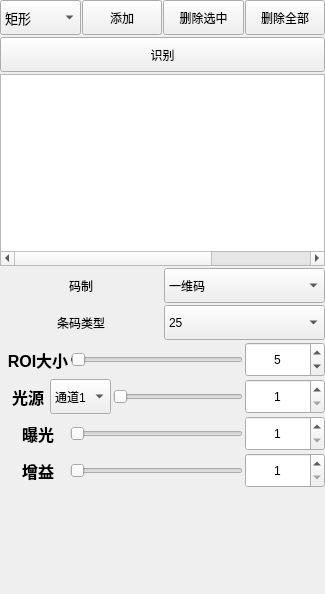
        <widget class="QWidget" name="tab_3">
         <attribute name="title">
          <string>相机扫码</string>
         </attribute>
         <layout class="QGridLayout" name="gridLayout_7" rowstretch="0,1,0,0">
          <property name="leftMargin">
           <number>0</number>
          </property>
          <property name="topMargin">
           <number>0</number>
          </property>
          <property name="rightMargin">
           <number>0</number>
          </property>
          <property name="bottomMargin">
           <number>0</number>
          </property>
          <property name="spacing">
           <number>2</number>
          </property>
          <item row="3" column="0">
           <widget class="QWidget" name="gridWidget_4" native="true">
            <layout class="QVBoxLayout" name="verticalLayout_7">
             <property name="spacing">
              <number>2</number>
             </property>
             <property name="leftMargin">
              <number>0</number>
             </property>
             <property name="topMargin">
              <number>0</number>
             </property>
             <property name="rightMargin">
              <number>0</number>
             </property>
             <property name="bottomMargin">
              <number>0</number>
             </property>
             <item>
              <layout class="QHBoxLayout" name="horizontalLayout_26">
               <item>
                <layout class="QHBoxLayout" name="horizontalLayout_29" stretch="1,1">
                 <item>
                  <widget class="QLabel" name="label_14">
                   <property name="text">
                    <string>码制</string>
                   </property>
                   <property name="alignment">
                    <set>Qt::AlignCenter</set>
                   </property>
                  </widget>
                 </item>
                 <item>
                  <widget class="QComboBox" name="cBx_CodeType">
                   <property name="minimumSize">
                    <size>
                     <width>0</width>
                     <height>35</height>
                    </size>
                   </property>
                   <item>
                    <property name="text">
                     <string>一维码</string>
                    </property>
                   </item>
                   <item>
                    <property name="text">
                     <string>二维码</string>
                    </property>
                   </item>
                  </widget>
                 </item>
                </layout>
               </item>
              </layout>
             </item>
             <item>
              <layout class="QHBoxLayout" name="horizontalLayout_30" stretch="1,1">
               <item>
                <widget class="QLabel" name="label_18">
                 <property name="text">
                  <string>条码类型</string>
                 </property>
                 <property name="alignment">
                  <set>Qt::AlignCenter</set>
                 </property>
                </widget>
               </item>
               <item>
                <widget class="QComboBox" name="cBx_QRCodeType">
                 <property name="minimumSize">
                  <size>
                   <width>0</width>
                   <height>35</height>
                  </size>
                 </property>
                 <item>
                  <property name="text">
                   <string>25</string>
                  </property>
                 </item>
                 <item>
                  <property name="text">
                   <string>39</string>
                  </property>
                 </item>
                 <item>
                  <property name="text">
                   <string>128</string>
                  </property>
                 </item>
                </widget>
               </item>
              </layout>
             </item>
             <item>
              <layout class="QHBoxLayout" name="horizontalLayout_32" stretch="1,3,1">
               <property name="leftMargin">
                <number>8</number>
               </property>
               <item>
                <widget class="QLabel" name="label_29">
                 <property name="minimumSize">
                  <size>
                   <width>60</width>
                   <height>30</height>
                  </size>
                 </property>
                 <property name="font">
                  <font>
                   <pointsize>12</pointsize>
                   <weight>75</weight>
                   <bold>true</bold>
                  </font>
                 </property>
                 <property name="text">
                  <string>ROI大小</string>
                 </property>
                 <property name="alignment">
                  <set>Qt::AlignCenter</set>
                 </property>
                </widget>
               </item>
               <item>
                <widget class="QSlider" name="Slider_CodeROI">
                 <property name="sizePolicy">
                  <sizepolicy hsizetype="Expanding" vsizetype="Fixed">
                   <horstretch>0</horstretch>
                   <verstretch>0</verstretch>
                  </sizepolicy>
                 </property>
                 <property name="minimumSize">
                  <size>
                   <width>0</width>
                   <height>35</height>
                  </size>
                 </property>
                 <property name="minimum">
                  <number>1</number>
                 </property>
                 <property name="maximum">
                  <number>1000</number>
                 </property>
                 <property name="value">
                  <number>5</number>
                 </property>
                 <property name="orientation">
                  <enum>Qt::Horizontal</enum>
                 </property>
                </widget>
               </item>
               <item>
                <widget class="QSpinBox" name="spBx_CodeROI">
                 <property name="sizePolicy">
                  <sizepolicy hsizetype="Preferred" vsizetype="Fixed">
                   <horstretch>0</horstretch>
                   <verstretch>0</verstretch>
                  </sizepolicy>
                 </property>
                 <property name="minimumSize">
                  <size>
                   <width>80</width>
                   <height>35</height>
                  </size>
                 </property>
                 <property name="alignment">
                  <set>Qt::AlignCenter</set>
                 </property>
                 <property name="minimum">
                  <number>1</number>
                 </property>
                 <property name="maximum">
                  <number>1000</number>
                 </property>
                 <property name="value">
                  <number>5</number>
                 </property>
                </widget>
               </item>
              </layout>
             </item>
             <item>
              <layout class="QHBoxLayout" name="horizontalLayout_33" stretch="1,1,4,2">
               <property name="leftMargin">
                <number>8</number>
               </property>
               <item>
                <widget class="QLabel" name="label_27">
                 <property name="minimumSize">
                  <size>
                   <width>40</width>
                   <height>30</height>
                  </size>
                 </property>
                 <property name="font">
                  <font>
                   <pointsize>12</pointsize>
                   <weight>75</weight>
                   <bold>true</bold>
                  </font>
                 </property>
                 <property name="text">
                  <string>光源</string>
                 </property>
                 <property name="alignment">
                  <set>Qt::AlignCenter</set>
                 </property>
                </widget>
               </item>
               <item>
                <widget class="QComboBox" name="cBx_CodeChannel">
                 <property name="minimumSize">
                  <size>
                   <width>0</width>
                   <height>35</height>
                  </size>
                 </property>
                 <item>
                  <property name="text">
                   <string>通道1</string>
                  </property>
                 </item>
                 <item>
                  <property name="text">
                   <string>通道2</string>
                  </property>
                 </item>
                 <item>
                  <property name="text">
                   <string>通道3</string>
                  </property>
                 </item>
                 <item>
                  <property name="text">
                   <string>通道4</string>
                  </property>
                 </item>
                </widget>
               </item>
               <item>
                <widget class="QSlider" name="Slider_CodeLight">
                 <property name="sizePolicy">
                  <sizepolicy hsizetype="Expanding" vsizetype="Fixed">
                   <horstretch>0</horstretch>
                   <verstretch>0</verstretch>
                  </sizepolicy>
                 </property>
                 <property name="minimumSize">
                  <size>
                   <width>0</width>
                   <height>35</height>
                  </size>
                 </property>
                 <property name="minimum">
                  <number>1</number>
                 </property>
                 <property name="maximum">
                  <number>1000</number>
                 </property>
                 <property name="orientation">
                  <enum>Qt::Horizontal</enum>
                 </property>
                </widget>
               </item>
               <item>
                <widget class="QSpinBox" name="spBx_CodeLight">
                 <property name="sizePolicy">
                  <sizepolicy hsizetype="Preferred" vsizetype="Fixed">
                   <horstretch>0</horstretch>
                   <verstretch>0</verstretch>
                  </sizepolicy>
                 </property>
                 <property name="minimumSize">
                  <size>
                   <width>80</width>
                   <height>35</height>
                  </size>
                 </property>
                 <property name="alignment">
                  <set>Qt::AlignCenter</set>
                 </property>
                 <property name="minimum">
                  <number>1</number>
                 </property>
                 <property name="maximum">
                  <number>1000</number>
                 </property>
                </widget>
               </item>
              </layout>
             </item>
             <item>
              <layout class="QHBoxLayout" name="horizontalLayout_34" stretch="1,3,1">
               <property name="leftMargin">
                <number>8</number>
               </property>
               <item>
                <widget class="QLabel" name="label_25">
                 <property name="minimumSize">
                  <size>
                   <width>60</width>
                   <height>30</height>
                  </size>
                 </property>
                 <property name="font">
                  <font>
                   <pointsize>12</pointsize>
                   <weight>75</weight>
                   <bold>true</bold>
                  </font>
                 </property>
                 <property name="text">
                  <string>曝光</string>
                 </property>
                 <property name="alignment">
                  <set>Qt::AlignCenter</set>
                 </property>
                </widget>
               </item>
               <item>
                <widget class="QSlider" name="Slider_CodeExposure">
                 <property name="sizePolicy">
                  <sizepolicy hsizetype="Expanding" vsizetype="Fixed">
                   <horstretch>0</horstretch>
                   <verstretch>0</verstretch>
                  </sizepolicy>
                 </property>
                 <property name="minimumSize">
                  <size>
                   <width>0</width>
                   <height>35</height>
                  </size>
                 </property>
                 <property name="minimum">
                  <number>1</number>
                 </property>
                 <property name="maximum">
                  <number>999999999</number>
                 </property>
                 <property name="orientation">
                  <enum>Qt::Horizontal</enum>
                 </property>
                </widget>
               </item>
               <item>
                <widget class="QSpinBox" name="spBx_CodeExposure">
                 <property name="sizePolicy">
                  <sizepolicy hsizetype="Preferred" vsizetype="Fixed">
                   <horstretch>0</horstretch>
                   <verstretch>0</verstretch>
                  </sizepolicy>
                 </property>
                 <property name="minimumSize">
                  <size>
                   <width>80</width>
                   <height>35</height>
                  </size>
                 </property>
                 <property name="alignment">
                  <set>Qt::AlignCenter</set>
                 </property>
                 <property name="minimum">
                  <number>1</number>
                 </property>
                 <property name="maximum">
                  <number>999999999</number>
                 </property>
                </widget>
               </item>
              </layout>
             </item>
             <item>
              <layout class="QHBoxLayout" name="horizontalLayout_35" stretch="1,3,1">
               <property name="leftMargin">
                <number>8</number>
               </property>
               <item>
                <widget class="QLabel" name="label_30">
                 <property name="minimumSize">
                  <size>
                   <width>60</width>
                   <height>30</height>
                  </size>
                 </property>
                 <property name="font">
                  <font>
                   <pointsize>12</pointsize>
                   <weight>75</weight>
                   <bold>true</bold>
                  </font>
                 </property>
                 <property name="text">
                  <string>增益</string>
                 </property>
                 <property name="alignment">
                  <set>Qt::AlignCenter</set>
                 </property>
                </widget>
               </item>
               <item>
                <widget class="QSlider" name="Slider_CodeGain">
                 <property name="sizePolicy">
                  <sizepolicy hsizetype="Expanding" vsizetype="Fixed">
                   <horstretch>0</horstretch>
                   <verstretch>0</verstretch>
                  </sizepolicy>
                 </property>
                 <property name="minimumSize">
                  <size>
                   <width>0</width>
                   <height>35</height>
                  </size>
                 </property>
                 <property name="minimum">
                  <number>1</number>
                 </property>
                 <property name="maximum">
                  <number>6</number>
                 </property>
                 <property name="orientation">
                  <enum>Qt::Horizontal</enum>
                 </property>
                </widget>
               </item>
               <item>
                <widget class="QSpinBox" name="spBx_CodeGain">
                 <property name="sizePolicy">
                  <sizepolicy hsizetype="Preferred" vsizetype="Fixed">
                   <horstretch>0</horstretch>
                   <verstretch>0</verstretch>
                  </sizepolicy>
                 </property>
                 <property name="minimumSize">
                  <size>
                   <width>80</width>
                   <height>35</height>
                  </size>
                 </property>
                 <property name="alignment">
                  <set>Qt::AlignCenter</set>
                 </property>
                 <property name="minimum">
                  <number>1</number>
                 </property>
                 <property name="maximum">
                  <number>6</number>
                 </property>
                </widget>
               </item>
              </layout>
             </item>
             <item>
              <spacer name="verticalSpacer_6">
               <property name="orientation">
                <enum>Qt::Vertical</enum>
               </property>
               <property name="sizeHint" stdset="0">
                <size>
                 <width>20</width>
                 <height>106</height>
                </size>
               </property>
              </spacer>
             </item>
            </layout>
           </widget>
          </item>
          <item row="0" column="0">
           <layout class="QHBoxLayout" name="horizontalLayout_5" stretch="1,1,1,1">
            <property name="spacing">
             <number>1</number>
            </property>
            <item>
             <widget class="QComboBox" name="comboCodeROIShape">
              <property name="sizePolicy">
               <sizepolicy hsizetype="Preferred" vsizetype="Fixed">
                <horstretch>0</horstretch>
                <verstretch>0</verstretch>
               </sizepolicy>
              </property>
              <property name="minimumSize">
               <size>
                <width>30</width>
                <height>35</height>
               </size>
              </property>
              <property name="font">
               <font>
                <family>微软雅黑</family>
                <pointsize>10</pointsize>
               </font>
              </property>
              <property name="focusPolicy">
               <enum>Qt::NoFocus</enum>
              </property>
              <property name="currentIndex">
               <number>2</number>
              </property>
              <item>
               <property name="text">
                <string>园</string>
               </property>
              </item>
              <item>
               <property name="text">
                <string>同心园</string>
               </property>
              </item>
              <item>
               <property name="text">
                <string>矩形</string>
               </property>
              </item>
              <item>
               <property name="text">
                <string>旋转矩形</string>
               </property>
              </item>
             </widget>
            </item>
            <item>
             <widget class="QPushButton" name="btnAddCodeROI">
              <property name="sizePolicy">
               <sizepolicy hsizetype="Preferred" vsizetype="Fixed">
                <horstretch>0</horstretch>
                <verstretch>0</verstretch>
               </sizepolicy>
              </property>
              <property name="minimumSize">
               <size>
                <width>30</width>
                <height>35</height>
               </size>
              </property>
              <property name="font">
               <font>
                <family>微软雅黑</family>
                <pointsize>9</pointsize>
               </font>
              </property>
              <property name="focusPolicy">
               <enum>Qt::NoFocus</enum>
              </property>
              <property name="text">
               <string>添加</string>
              </property>
             </widget>
            </item>
            <item>
             <widget class="QPushButton" name="btnDeleteCodeROISelect">
              <property name="sizePolicy">
               <sizepolicy hsizetype="Preferred" vsizetype="Fixed">
                <horstretch>0</horstretch>
                <verstretch>0</verstretch>
               </sizepolicy>
              </property>
              <property name="minimumSize">
               <size>
                <width>30</width>
                <height>35</height>
               </size>
              </property>
              <property name="font">
               <font>
                <family>微软雅黑</family>
                <pointsize>9</pointsize>
               </font>
              </property>
              <property name="focusPolicy">
               <enum>Qt::NoFocus</enum>
              </property>
              <property name="text">
               <string>删除选中</string>
              </property>
             </widget>
            </item>
            <item>
             <widget class="QPushButton" name="btnDeleteCodeROIAll">
              <property name="sizePolicy">
               <sizepolicy hsizetype="Preferred" vsizetype="Fixed">
                <horstretch>0</horstretch>
                <verstretch>0</verstretch>
               </sizepolicy>
              </property>
              <property name="minimumSize">
               <size>
                <width>30</width>
                <height>35</height>
               </size>
              </property>
              <property name="font">
               <font>
                <family>微软雅黑</family>
                <pointsize>9</pointsize>
               </font>
              </property>
              <property name="focusPolicy">
               <enum>Qt::NoFocus</enum>
              </property>
              <property name="text">
               <string>删除全部</string>
              </property>
             </widget>
            </item>
           </layout>
          </item>
          <item row="2" column="0">
           <widget class="QTableWidget" name="tableCodeWidget">
            <property name="sizePolicy">
             <sizepolicy hsizetype="Expanding" vsizetype="Fixed">
              <horstretch>0</horstretch>
              <verstretch>0</verstretch>
             </sizepolicy>
            </property>
            <property name="minimumSize">
             <size>
              <width>150</width>
              <height>0</height>
             </size>
            </property>
            <property name="selectionBehavior">
             <enum>QAbstractItemView::SelectRows</enum>
            </property>
            <attribute name="horizontalHeaderVisible">
             <bool>false</bool>
            </attribute>
            <attribute name="horizontalHeaderCascadingSectionResizes">
             <bool>true</bool>
            </attribute>
            <attribute name="horizontalHeaderDefaultSectionSize">
             <number>65</number>
            </attribute>
            <attribute name="horizontalHeaderShowSortIndicator" stdset="0">
             <bool>true</bool>
            </attribute>
            <attribute name="horizontalHeaderStretchLastSection">
             <bool>true</bool>
            </attribute>
            <attribute name="verticalHeaderVisible">
             <bool>false</bool>
            </attribute>
            <column>
             <property name="text">
              <string>序号</string>
             </property>
             <property name="textAlignment">
              <set>AlignCenter</set>
             </property>
            </column>
            <column>
             <property name="text">
              <string>区域</string>
             </property>
             <property name="textAlignment">
              <set>AlignCenter</set>
             </property>
            </column>
            <column>
             <property name="text">
              <string>码制</string>
             </property>
             <property name="textAlignment">
              <set>AlignCenter</set>
             </property>
            </column>
            <column>
             <property name="text">
              <string>二维码类型</string>
             </property>
             <property name="textAlignment">
              <set>AlignCenter</set>
             </property>
            </column>
            <column>
             <property name="text">
              <string>曝光</string>
             </property>
             <property name="textAlignment">
              <set>AlignCenter</set>
             </property>
            </column>
            <column>
             <property name="text">
              <string>增益</string>
             </property>
             <property name="textAlignment">
              <set>AlignCenter</set>
             </property>
            </column>
           </widget>
          </item>
          <item row="1" column="0">
           <widget class="QPushButton" name="btnCodeIdentify">
            <property name="sizePolicy">
             <sizepolicy hsizetype="Preferred" vsizetype="Fixed">
              <horstretch>0</horstretch>
              <verstretch>0</verstretch>
             </sizepolicy>
            </property>
            <property name="minimumSize">
             <size>
              <width>30</width>
              <height>35</height>
             </size>
            </property>
            <property name="font">
             <font>
              <family>微软雅黑</family>
              <pointsize>9</pointsize>
             </font>
            </property>
            <property name="focusPolicy">
             <enum>Qt::NoFocus</enum>
            </property>
            <property name="text">
             <string>识别</string>
            </property>
           </widget>
          </item>
         </layout>
        </widget>
